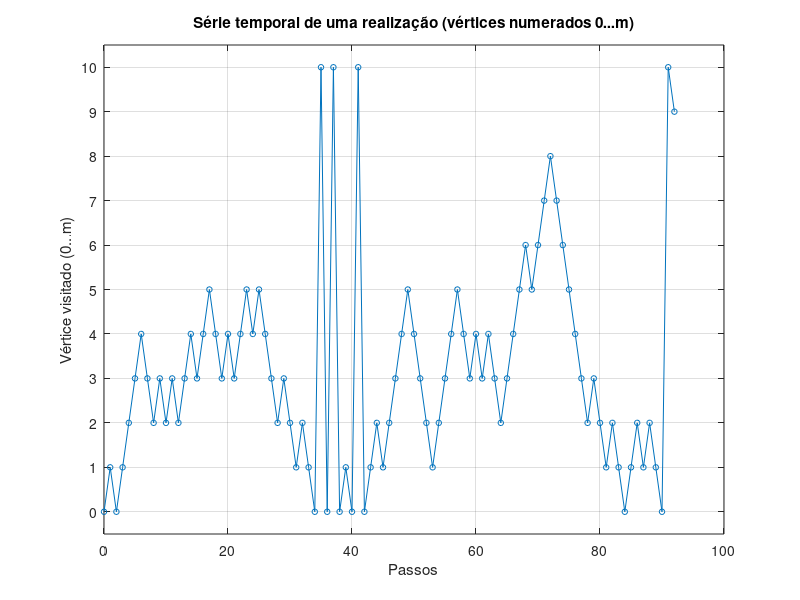

Source code (MATLAB):
clc; clear; close all;

% Parâmetros
m = 10;               % número de vértices - 1 (total = m+1)
Nsim = 10000;         % número de simulações
V = m+1;

% Contadores
ultimo_contador = zeros(1, V);
tempos_primeira = zeros(Nsim, V); % tempo de primeira visita de cada vértice
cover_times = zeros(Nsim,1);      % tempo até cobrir todos

% Guardar uma realização exemplificativa
serie_temporal_exemplo = [];

for sim = 1:Nsim
    visitados = false(1, V);
    pos = 1;                % índice 1 representa vértice 0
    visitados(pos) = true;
    tempo_visita = inf(1, V);
    tempo_visita(pos) = 0;
    
    ordem = pos;
    t = 0;
    while ~all(visitados)
        t = t + 1;
        if rand < 0.5
            pos = pos - 1;
        else
            pos = pos + 1;
        end
        % ajuste circular
        if pos < 1
            pos = V;
        elseif pos > V
            pos = 1;
        end
        
        ordem(end+1) = pos;
        if ~visitados(pos)
            visitados(pos) = true;
            tempo_visita(pos) = t;
        end
    end
    
    % Registrar resultados
    ultimo = ordem(end);
    ultimo_contador(ultimo) = ultimo_contador(ultimo) + 1;
    tempos_primeira(sim,:) = tempo_visita;
    cover_times(sim) = t;
    
    if sim == 1
        serie_temporal_exemplo = ordem;
    end
end

% Probabilidades estimadas para cada vértice ser o último
probabilidades = ultimo_contador / Nsim;

fprintf('Probabilidade estimada de cada vértice ser o último (vértices 1...m):\n');
for i = 2:V
    fprintf('Vértice %d: %.4f (teórico 1/%.0f = %.4f)\n', i-1, probabilidades(i), m, 1/m);
end

% Erro padrão para as probabilidades (aprox. binomial)
stderr = sqrt(probabilidades.*(1-probabilidades)/Nsim);
fprintf('\nExemplo de erro padrão (vértice 1...m):\n');
for i = 2:V
    fprintf('V%d: se = %.4f\n', i-1, stderr(i));
end

% Estatísticas dos tempos de primeira visita por vértice
fprintf('\nTempos de primeira visita (por vértice)\n');
for i = 2:V
    media = mean(tempos_primeira(:,i));
    variancia = var(tempos_primeira(:,i));
    fprintf('Vértice %d: E[T] = %.2f, Var[T] = %.2f\n', i-1, media, variancia);
end

% Estatísticas do tempo de cobertura total
fprintf('\nTempo de cobertura total (todos os vértices):\n');
fprintf('E[cover time] = %.2f, Var = %.2f\n', mean(cover_times), var(cover_times));

% Gráfico da série temporal (realização exemplo)
figure;
plot(0:length(serie_temporal_exemplo)-1, serie_temporal_exemplo-1, 'o-','MarkerSize',4);
xlabel('Passos');
ylabel('Vértice visitado (0...m)');
title('Série temporal de uma realização (vértices numerados 0...m)');
grid on;
ylim([-0.5 m+0.5]);
yticks(0:m);
